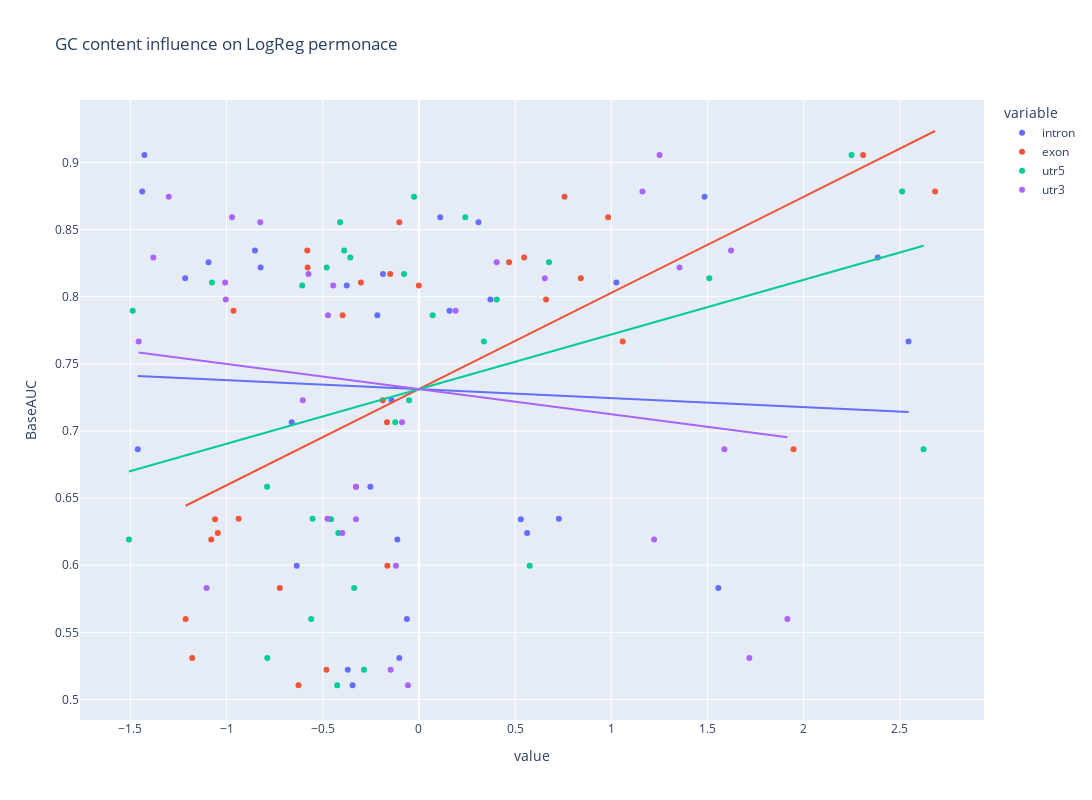

Notebook code for this chart:
### Code cell
import plotly.express as px

fig = px.scatter(scaled_rbp31_df, 
                 x=[scaled_rbp31_df.intron, scaled_rbp31_df.exon, scaled_rbp31_df.utr5, scaled_rbp31_df.utr3],  
                 y=scaled_rbp31_df.BaseAUC,
                 #color="DataType", 
                 hover_name="Name",
                 labels={"x": "Absolute Delta GC"},
                 title="GC content influence on LogReg permonace",
                 trendline="ols",
                 width=1400, height=800)
fig.show()

### Figure 1 — Plotly figure (JSON) as saved in the notebook; plotly's stock layout.template omitted (floating-point values rounded to 4 significant figures)
{"data": [{"hovertemplate": "<b>%{hovertext}</b><br><br>variable=intron<br>value=%{x}<br>BaseAUC=%{y}<extra></extra>", "hovertext": ["CLIPSEQ_AGO2", "CLIPSEQ_ELAVL1", "CLIPSEQ_SFRS1", "CLIPSEQ_elF4AIII_1", "CLIPSEQ_elF4AIII_2", "HITSCLIP_AGO_binding_clusters", "HITSCLIP_AGO_binding_clusters_2", "ICLIP_HNRNPC", "ICLIP_NSUN2_293", "ICLIP_TDP43", "ICLIP_TIA1", "ICLIP_TIAL1", "ICLIP_U2AF65_Hela", "ICLIP_U2AF65_Hela_2", "ICLIP_hnRNPC_Hela_iCLIP_all_clusters", "ICLIP_hnRNPL_Hela", "ICLIP_hnRNPL_U266", "ICLIP_hnRNPlike_U266", "PARCLIP_AGO1234", "PARCLIP_AGOMNASE", "PARCLIP_ELAVL1", "PARCLIP_ELAVL1A", "PARCLIP_ELAVL1MNASE", "PARCLIP_EWSR1", "PARCLIP_FUS", "PARCLIP_FUS_mut", "PARCLIP_IGF2BP123", "PARCLIP_MOV10", "PARCLIP_PUM2", "PARCLIP_QKI", "PARCLIP_TAF15"], "legendgroup": "intron", "marker": {"color": "#636efa", "symbol": "circle"}, "mode": "markers", "name": "intron", "orientation": "v", "showlegend": true, "type": "scatter", "x": [-0.6354, 2.385, -0.1121, -0.102, -0.06244, 0.5625, 0.5298, -1.427, 0.1593, -1.461, 0.3097, -0.1868, -0.8523, -0.823, -1.438, -0.142, -0.661, -0.2524, 0.7277, -0.3698, 0.1108, 0.3717, -0.3446, -0.2163, -1.094, 1.027, 1.557, 2.546, 1.485, -1.215, -0.3753], "xaxis": "x", "y": [0.5996, 0.8293, 0.6191, 0.5309, 0.56, 0.624, 0.6343, 0.9055, 0.7895, 0.6863, 0.8555, 0.8169, 0.8344, 0.8218, 0.8784, 0.7228, 0.7065, 0.6585, 0.6345, 0.5221, 0.8591, 0.798, 0.5106, 0.7861, 0.8257, 0.8105, 0.5831, 0.7667, 0.8745, 0.8138, 0.8084], "yaxis": "y"}, {"hovertemplate": "<b>OLS trendline</b><br>BaseAUC = -0.00672847 * value + 0.73118<br>R<sup>2</sup>=0.003247<br><br>variable=intron<br>value=%{x}<br>BaseAUC=%{y} <b>(trend)</b><extra></extra>", "legendgroup": "intron", "marker": {"color": "#636efa", "symbol": "circle"}, "mode": "lines", "name": "intron", "showlegend": false, "type": "scatter", "x": [-1.461, -1.438, -1.427, -1.215, -1.094, -0.8523, -0.823, -0.661, -0.6354, -0.3753, -0.3698, -0.3446, -0.2524, -0.2163, -0.1868, -0.142, -0.1121, -0.102, -0.06244, 0.1108, 0.1593, 0.3097, 0.3717, 0.5298, 0.5625, 0.7277, 1.027, 1.485, 1.557, 2.385, 2.546], "xaxis": "x", "y": [0.741, 0.7409, 0.7408, 0.7394, 0.7385, 0.7369, 0.7367, 0.7356, 0.7355, 0.7337, 0.7337, 0.7335, 0.7329, 0.7326, 0.7324, 0.7321, 0.7319, 0.7319, 0.7316, 0.7304, 0.7301, 0.7291, 0.7287, 0.7276, 0.7274, 0.7263, 0.7243, 0.7212, 0.7207, 0.7151, 0.7141], "yaxis": "y"}, {"hovertemplate": "<b>%{hovertext}</b><br><br>variable=exon<br>value=%{x}<br>BaseAUC=%{y}<extra></extra>", "hovertext": ["CLIPSEQ_AGO2", "CLIPSEQ_ELAVL1", "CLIPSEQ_SFRS1", "CLIPSEQ_elF4AIII_1", "CLIPSEQ_elF4AIII_2", "HITSCLIP_AGO_binding_clusters", "HITSCLIP_AGO_binding_clusters_2", "ICLIP_HNRNPC", "ICLIP_NSUN2_293", "ICLIP_TDP43", "ICLIP_TIA1", "ICLIP_TIAL1", "ICLIP_U2AF65_Hela", "ICLIP_U2AF65_Hela_2", "ICLIP_hnRNPC_Hela_iCLIP_all_clusters", "ICLIP_hnRNPL_Hela", "ICLIP_hnRNPL_U266", "ICLIP_hnRNPlike_U266", "PARCLIP_AGO1234", "PARCLIP_AGOMNASE", "PARCLIP_ELAVL1", "PARCLIP_ELAVL1A", "PARCLIP_ELAVL1MNASE", "PARCLIP_EWSR1", "PARCLIP_FUS", "PARCLIP_FUS_mut", "PARCLIP_IGF2BP123", "PARCLIP_MOV10", "PARCLIP_PUM2", "PARCLIP_QKI", "PARCLIP_TAF15"], "legendgroup": "exon", "marker": {"color": "#EF553B", "symbol": "circle"}, "mode": "markers", "name": "exon", "orientation": "v", "showlegend": true, "type": "scatter", "x": [-0.1639, 0.5472, -1.08, -1.179, -1.213, -1.046, -1.06, 2.31, -0.9638, 1.948, -0.1018, -0.1491, -0.5804, -0.5785, 2.683, -0.1882, -0.1658, -0.3264, -0.937, -0.4806, 0.9836, 0.6612, -0.626, -0.3965, 0.4686, -0.3016, -0.723, 1.059, 0.7573, 0.8417, -0.000352], "xaxis": "x", "y": [0.5996, 0.8293, 0.6191, 0.5309, 0.56, 0.624, 0.6343, 0.9055, 0.7895, 0.6863, 0.8555, 0.8169, 0.8344, 0.8218, 0.8784, 0.7228, 0.7065, 0.6585, 0.6345, 0.5221, 0.8591, 0.798, 0.5106, 0.7861, 0.8257, 0.8105, 0.5831, 0.7667, 0.8745, 0.8138, 0.8084], "yaxis": "y"}, {"hovertemplate": "<b>OLS trendline</b><br>BaseAUC = 0.0716445 * value + 0.73118<br>R<sup>2</sup>=0.368166<br><br>variable=exon<br>value=%{x}<br>BaseAUC=%{y} <b>(trend)</b><extra></extra>", "legendgroup": "exon", "marker": {"color": "#EF553B", "symbol": "circle"}, "mode": "lines", "name": "exon", "showlegend": false, "type": "scatter", "x": [-1.213, -1.179, -1.08, -1.06, -1.046, -0.9638, -0.937, -0.723, -0.626, -0.5804, -0.5785, -0.4806, -0.3965, -0.3264, -0.3016, -0.1882, -0.1658, -0.1639, -0.1491, -0.1018, -0.000352, 0.4686, 0.5472, 0.6612, 0.7573, 0.8417, 0.9836, 1.059, 1.948, 2.31, 2.683], "xaxis": "x", "y": [0.6443, 0.6467, 0.6538, 0.6552, 0.6563, 0.6621, 0.6641, 0.6794, 0.6863, 0.6896, 0.6897, 0.6967, 0.7028, 0.7078, 0.7096, 0.7177, 0.7193, 0.7194, 0.7205, 0.7239, 0.7312, 0.7648, 0.7704, 0.7786, 0.7854, 0.7915, 0.8017, 0.8071, 0.8707, 0.8966, 0.9234], "yaxis": "y"}, {"hovertemplate": "<b>%{hovertext}</b><br><br>variable=utr5<br>value=%{x}<br>BaseAUC=%{y}<extra></extra>", "hovertext": ["CLIPSEQ_AGO2", "CLIPSEQ_ELAVL1", "CLIPSEQ_SFRS1", "CLIPSEQ_elF4AIII_1", "CLIPSEQ_elF4AIII_2", "HITSCLIP_AGO_binding_clusters", "HITSCLIP_AGO_binding_clusters_2", "ICLIP_HNRNPC", "ICLIP_NSUN2_293", "ICLIP_TDP43", "ICLIP_TIA1", "ICLIP_TIAL1", "ICLIP_U2AF65_Hela", "ICLIP_U2AF65_Hela_2", "ICLIP_hnRNPC_Hela_iCLIP_all_clusters", "ICLIP_hnRNPL_Hela", "ICLIP_hnRNPL_U266", "ICLIP_hnRNPlike_U266", "PARCLIP_AGO1234", "PARCLIP_AGOMNASE", "PARCLIP_ELAVL1", "PARCLIP_ELAVL1A", "PARCLIP_ELAVL1MNASE", "PARCLIP_EWSR1", "PARCLIP_FUS", "PARCLIP_FUS_mut", "PARCLIP_IGF2BP123", "PARCLIP_MOV10", "PARCLIP_PUM2", "PARCLIP_QKI", "PARCLIP_TAF15"], "legendgroup": "utr5", "marker": {"color": "#00cc96", "symbol": "circle"}, "mode": "markers", "name": "utr5", "orientation": "v", "showlegend": true, "type": "scatter", "x": [0.5759, -0.3569, -1.507, -0.7882, -0.5599, -0.4189, -0.4569, 2.249, -1.488, 2.624, -0.4096, -0.07748, -0.3889, -0.4794, 2.512, -0.05094, -0.123, -0.7894, -0.5529, -0.2853, 0.241, 0.4049, -0.4249, 0.0714, 0.6765, -1.076, -0.3365, 0.3375, -0.02525, 1.51, -0.6068], "xaxis": "x", "y": [0.5996, 0.8293, 0.6191, 0.5309, 0.56, 0.624, 0.6343, 0.9055, 0.7895, 0.6863, 0.8555, 0.8169, 0.8344, 0.8218, 0.8784, 0.7228, 0.7065, 0.6585, 0.6345, 0.5221, 0.8591, 0.798, 0.5106, 0.7861, 0.8257, 0.8105, 0.5831, 0.7667, 0.8745, 0.8138, 0.8084], "yaxis": "y"}, {"hovertemplate": "<b>OLS trendline</b><br>BaseAUC = 0.0406959 * value + 0.73118<br>R<sup>2</sup>=0.118790<br><br>variable=utr5<br>value=%{x}<br>BaseAUC=%{y} <b>(trend)</b><extra></extra>", "legendgroup": "utr5", "marker": {"color": "#00cc96", "symbol": "circle"}, "mode": "lines", "name": "utr5", "showlegend": false, "type": "scatter", "x": [-1.507, -1.488, -1.076, -0.7894, -0.7882, -0.6068, -0.5599, -0.5529, -0.4794, -0.4569, -0.4249, -0.4189, -0.4096, -0.3889, -0.3569, -0.3365, -0.2853, -0.123, -0.07748, -0.05094, -0.02525, 0.0714, 0.241, 0.3375, 0.4049, 0.5759, 0.6765, 1.51, 2.249, 2.512, 2.624], "xaxis": "x", "y": [0.6698, 0.6706, 0.6874, 0.6991, 0.6991, 0.7065, 0.7084, 0.7087, 0.7117, 0.7126, 0.7139, 0.7141, 0.7145, 0.7154, 0.7167, 0.7175, 0.7196, 0.7262, 0.728, 0.7291, 0.7302, 0.7341, 0.741, 0.7449, 0.7477, 0.7546, 0.7587, 0.7926, 0.8227, 0.8334, 0.838], "yaxis": "y"}, {"hovertemplate": "<b>%{hovertext}</b><br><br>variable=utr3<br>value=%{x}<br>BaseAUC=%{y}<extra></extra>", "hovertext": ["CLIPSEQ_AGO2", "CLIPSEQ_ELAVL1", "CLIPSEQ_SFRS1", "CLIPSEQ_elF4AIII_1", "CLIPSEQ_elF4AIII_2", "HITSCLIP_AGO_binding_clusters", "HITSCLIP_AGO_binding_clusters_2", "ICLIP_HNRNPC", "ICLIP_NSUN2_293", "ICLIP_TDP43", "ICLIP_TIA1", "ICLIP_TIAL1", "ICLIP_U2AF65_Hela", "ICLIP_U2AF65_Hela_2", "ICLIP_hnRNPC_Hela_iCLIP_all_clusters", "ICLIP_hnRNPL_Hela", "ICLIP_hnRNPL_U266", "ICLIP_hnRNPlike_U266", "PARCLIP_AGO1234", "PARCLIP_AGOMNASE", "PARCLIP_ELAVL1", "PARCLIP_ELAVL1A", "PARCLIP_ELAVL1MNASE", "PARCLIP_EWSR1", "PARCLIP_FUS", "PARCLIP_FUS_mut", "PARCLIP_IGF2BP123", "PARCLIP_MOV10", "PARCLIP_PUM2", "PARCLIP_QKI", "PARCLIP_TAF15"], "legendgroup": "utr3", "marker": {"color": "#ab63fa", "symbol": "circle"}, "mode": "markers", "name": "utr3", "orientation": "v", "showlegend": true, "type": "scatter", "x": [-0.1193, -1.381, 1.223, 1.718, 1.916, -0.3979, -0.3268, 1.251, 0.1908, 1.588, -0.8246, -0.574, 1.623, 1.355, 1.162, -0.6039, -0.08801, -0.3277, -0.4755, -0.147, -0.9714, -1.004, -0.05698, -0.4727, 0.4042, -1.007, -1.104, -1.457, -1.301, 0.6546, -0.4455], "xaxis": "x", "y": [0.5996, 0.8293, 0.6191, 0.5309, 0.56, 0.624, 0.6343, 0.9055, 0.7895, 0.6863, 0.8555, 0.8169, 0.8344, 0.8218, 0.8784, 0.7228, 0.7065, 0.6585, 0.6345, 0.5221, 0.8591, 0.798, 0.5106, 0.7861, 0.8257, 0.8105, 0.5831, 0.7667, 0.8745, 0.8138, 0.8084], "yaxis": "y"}, {"hovertemplate": "<b>OLS trendline</b><br>BaseAUC = -0.0187299 * value + 0.73118<br>R<sup>2</sup>=0.025162<br><br>variable=utr3<br>value=%{x}<br>BaseAUC=%{y} <b>(trend)</b><extra></extra>", "legendgroup": "utr3", "marker": {"color": "#ab63fa", "symbol": "circle"}, "mode": "lines", "name": "utr3", "showlegend": false, "type": "scatter", "x": [-1.457, -1.381, -1.301, -1.104, -1.007, -1.004, -0.9714, -0.8246, -0.6039, -0.574, -0.4755, -0.4727, -0.4455, -0.3979, -0.3277, -0.3268, -0.147, -0.1193, -0.08801, -0.05698, 0.1908, 0.4042, 0.6546, 1.162, 1.223, 1.251, 1.355, 1.588, 1.623, 1.718, 1.916], "xaxis": "x", "y": [0.7585, 0.757, 0.7555, 0.7519, 0.75, 0.75, 0.7494, 0.7466, 0.7425, 0.7419, 0.7401, 0.74, 0.7395, 0.7386, 0.7373, 0.7373, 0.7339, 0.7334, 0.7328, 0.7322, 0.7276, 0.7236, 0.7189, 0.7094, 0.7083, 0.7077, 0.7058, 0.7014, 0.7008, 0.699, 0.6953], "yaxis": "y"}], "layout": {"height": 800, "legend": {"title": {"text": "variable"}, "tracegroupgap": 0}, "title": {"text": "GC content influence on LogReg permonace"}, "width": 1400, "xaxis": {"anchor": "y", "domain": [0, 1], "title": {"text": "value"}}, "yaxis": {"anchor": "x", "domain": [0, 1], "title": {"text": "BaseAUC"}}}}
